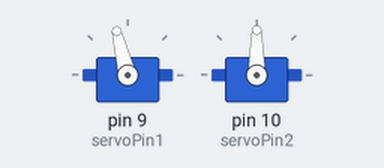
Bench run of a sketch on a simulated Arduino Uno, built with avr-gcc and run on an emulated ATmega328P. On the bench: 2 × servo. Random numbers use the default seed unless the sketch sets one.

Above: at 0.1 s.
At 20.1 s:
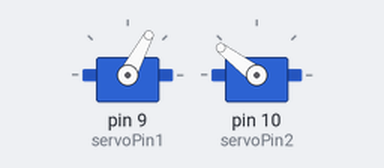
At 23.6 s:
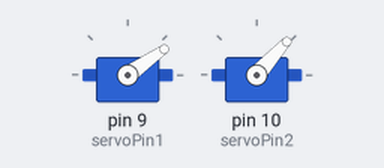
At 28.6 s:
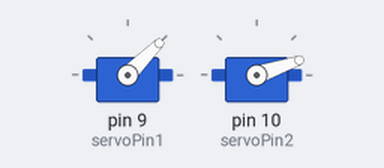
Timing chart, 0 to 40.0 s (numbered marks = the images above):
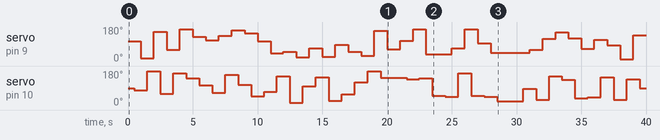

Measured:
- by itself, servo on pin 9 (servoPin1): 104° → 14° at 1.0 s, → 156° 1.0 s later, → 60° 1.0 s later, → 167° 1.0 s later, … (37 changes in this stretch)
- by itself, servo on pin 10 (servoPin2): 90° → 79° at 0.50 s, → 178° 1.0 s later, → 60° 1.0 s later, → 167° 1.0 s later, … (38 changes in this stretch)

The sketch:

Servo_motors.ino
```cpp
//randomly spin 2 servos
//2017-12-11
//Leo Chai
#include <Servo.h>                                                        // Include the Servo library
int servoPin1 = 9;
int servoPin2 = 10;                                                       // Declare the Servo pin
int powerpin = 3;
long randNumber1;
long randNumber2;                                                         // set up for generating random number
Servo Servo1;
Servo Servo2;                                                             // Create the servo objects
void setup() {
   Servo1.attach(servoPin1);
   Servo2.attach(servoPin2);                                              //attach the servos to the used pin number
   randomSeed(analogRead(0));                                             //shuffle the random numbers
   pinMode(powerpin,OUTPUT);                                              //set up power supply due to partner's preferance on digital pins over 5v
}
void loop(){
   digitalWrite(powerpin,HIGH);                                           //power upply to motor because my partner does not want to use the 5v
   randNumber1 = random(180);
   randNumber2 = random(180);                                             //set up randome number generator
   Servo1.write(randNumber1);                                             // Make servo1 go to randome degrees
   delay(500);                                                            //delay time for servo to adjust position
   Servo2.write(randNumber2);                                             // Make servo2 go to randome degrees
   delay(500);                                                            //delay time for servo to adjust position
}
```
